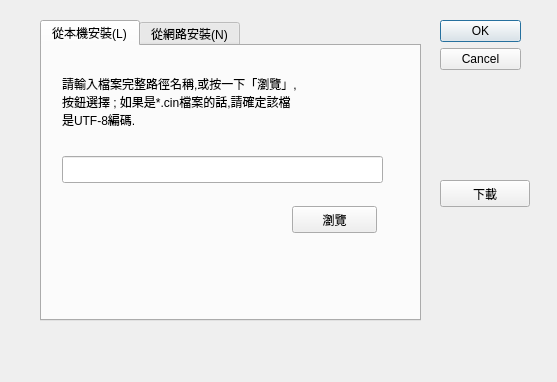
<?xml version="1.0" encoding="UTF-8"?>
<ui version="4.0">
 <class>installDialog</class>
 <widget class="QDialog" name="installDialog">
  <property name="geometry">
   <rect>
    <x>0</x>
    <y>0</y>
    <width>557</width>
    <height>382</height>
   </rect>
  </property>
  <property name="windowTitle">
   <string>安裝輸入法</string>
  </property>
  <widget class="QDialogButtonBox" name="buttonBox">
   <property name="geometry">
    <rect>
     <x>440</x>
     <y>20</y>
     <width>81</width>
     <height>91</height>
    </rect>
   </property>
   <property name="orientation">
    <enum>Qt::Vertical</enum>
   </property>
   <property name="standardButtons">
    <set>QDialogButtonBox::Cancel|QDialogButtonBox::Ok</set>
   </property>
  </widget>
  <widget class="QTabWidget" name="tabWidget">
   <property name="geometry">
    <rect>
     <x>40</x>
     <y>20</y>
     <width>381</width>
     <height>301</height>
    </rect>
   </property>
   <property name="currentIndex">
    <number>0</number>
   </property>
   <widget class="QWidget" name="tab">
    <attribute name="title">
     <string>從本機安裝(L)</string>
    </attribute>
    <widget class="QLineEdit" name="FileName">
     <property name="geometry">
      <rect>
       <x>20</x>
       <y>110</y>
       <width>321</width>
       <height>27</height>
      </rect>
     </property>
    </widget>
    <widget class="QPushButton" name="BrowserButton">
     <property name="geometry">
      <rect>
       <x>250</x>
       <y>160</y>
       <width>85</width>
       <height>27</height>
      </rect>
     </property>
     <property name="text">
      <string>瀏覽</string>
     </property>
    </widget>
    <widget class="QLabel" name="label">
     <property name="geometry">
      <rect>
       <x>20</x>
       <y>20</y>
       <width>331</width>
       <height>71</height>
      </rect>
     </property>
     <property name="text">
      <string>請輸入檔案完整路徑名稱,或按一下「瀏覽」,
按鈕選擇 ; 如果是*.cin檔案的話,請確定該檔
是UTF-8編碼.</string>
     </property>
    </widget>
   </widget>
   <widget class="QWidget" name="tab_2">
    <attribute name="title">
     <string>從網路安裝(N)</string>
    </attribute>
    <widget class="QPushButton" name="connectButton">
     <property name="geometry">
      <rect>
       <x>270</x>
       <y>220</y>
       <width>85</width>
       <height>34</height>
      </rect>
     </property>
     <property name="text">
      <string>連線</string>
     </property>
     <property name="icon">
      <iconset>
       <normalon>../../src/oxim-setup-qt3/images/connect.png</normalon>
      </iconset>
     </property>
    </widget>
    <widget class="QTreeView" name="IMnettreeView">
     <property name="geometry">
      <rect>
       <x>20</x>
       <y>10</y>
       <width>341</width>
       <height>201</height>
      </rect>
     </property>
    </widget>
   </widget>
  </widget>
  <widget class="QPushButton" name="pushButton">
   <property name="geometry">
    <rect>
     <x>440</x>
     <y>180</y>
     <width>90</width>
     <height>27</height>
    </rect>
   </property>
   <property name="text">
    <string>下載</string>
   </property>
  </widget>
 </widget>
 <resources/>
 <connections>
  <connection>
   <sender>buttonBox</sender>
   <signal>accepted()</signal>
   <receiver>installDialog</receiver>
   <slot>accept()</slot>
   <hints>
    <hint type="sourcelabel">
     <x>440</x>
     <y>110</y>
    </hint>
    <hint type="destinationlabel">
     <x>157</x>
     <y>274</y>
    </hint>
   </hints>
  </connection>
  <connection>
   <sender>buttonBox</sender>
   <signal>rejected()</signal>
   <receiver>installDialog</receiver>
   <slot>reject()</slot>
   <hints>
    <hint type="sourcelabel">
     <x>440</x>
     <y>110</y>
    </hint>
    <hint type="destinationlabel">
     <x>286</x>
     <y>274</y>
    </hint>
   </hints>
  </connection>
  <connection>
   <sender>BrowserButton</sender>
   <signal>clicked()</signal>
   <receiver>installDialog</receiver>
   <slot>Browser_clicked()</slot>
   <hints>
    <hint type="sourcelabel">
     <x>348</x>
     <y>228</y>
    </hint>
    <hint type="destinationlabel">
     <x>466</x>
     <y>331</y>
    </hint>
   </hints>
  </connection>
  <connection>
   <sender>connectButton</sender>
   <signal>clicked()</signal>
   <receiver>installDialog</receiver>
   <slot>Connect_clicked()</slot>
   <hints>
    <hint type="sourcelabel">
     <x>355</x>
     <y>290</y>
    </hint>
    <hint type="destinationlabel">
     <x>396</x>
     <y>344</y>
    </hint>
   </hints>
  </connection>
  <connection>
   <sender>pushButton</sender>
   <signal>clicked()</signal>
   <receiver>installDialog</receiver>
   <slot>download()</slot>
   <hints>
    <hint type="sourcelabel">
     <x>474</x>
     <y>184</y>
    </hint>
    <hint type="destinationlabel">
     <x>489</x>
     <y>234</y>
    </hint>
   </hints>
  </connection>
  <connection>
   <sender>IMnettreeView</sender>
   <signal>clicked(QModelIndex)</signal>
   <receiver>installDialog</receiver>
   <slot>returnIMname(QModelIndex)</slot>
   <hints>
    <hint type="sourcelabel">
     <x>331</x>
     <y>75</y>
    </hint>
    <hint type="destinationlabel">
     <x>384</x>
     <y>10</y>
    </hint>
   </hints>
  </connection>
  <connection>
   <sender>IMnettreeView</sender>
   <signal>clicked(QModelIndex)</signal>
   <receiver>installDialog</receiver>
   <slot>connecturl(QModelIndex)</slot>
   <hints>
    <hint type="sourcelabel">
     <x>120</x>
     <y>188</y>
    </hint>
    <hint type="destinationlabel">
     <x>22</x>
     <y>206</y>
    </hint>
   </hints>
  </connection>
 </connections>
 <slots>
  <slot>Browser_clicked()</slot>
  <slot>Connect_clicked()</slot>
  <slot>download()</slot>
  <slot>returnIMname(QModelIndex)</slot>
  <slot>connecturl(QModelIndex)</slot>
 </slots>
</ui>
